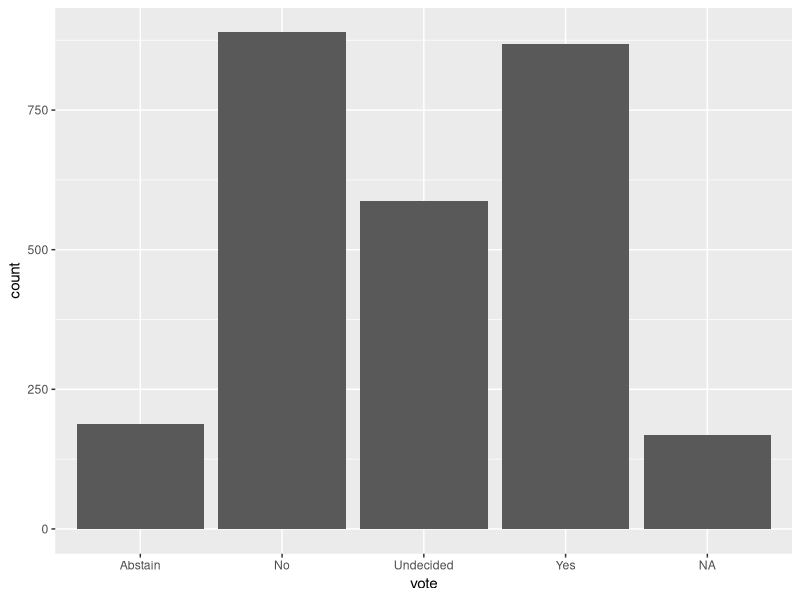
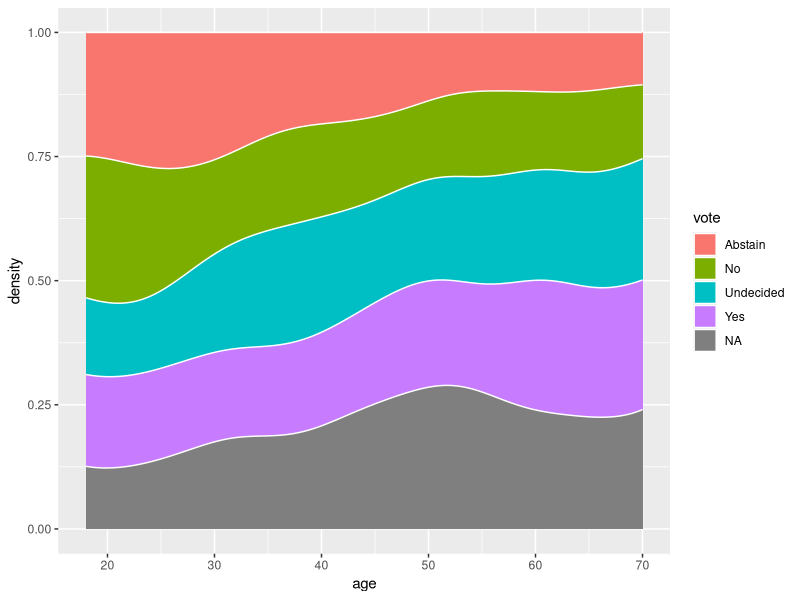
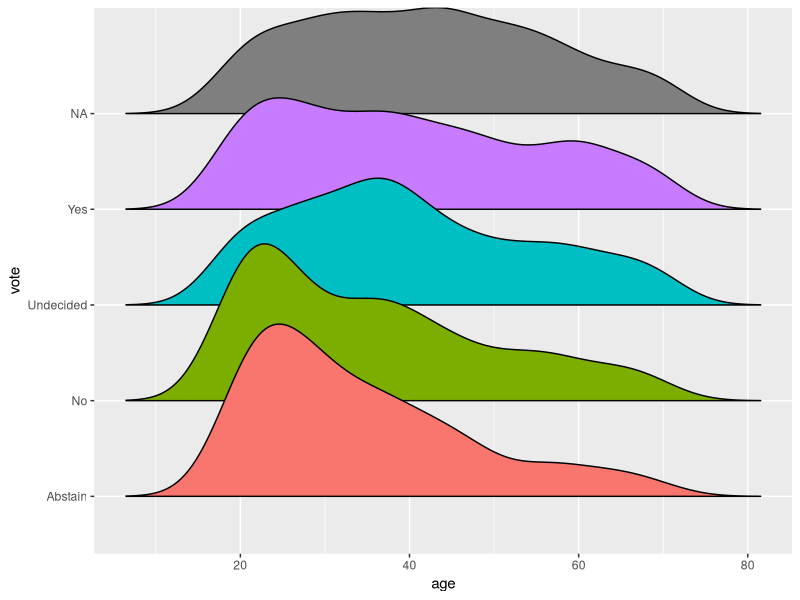
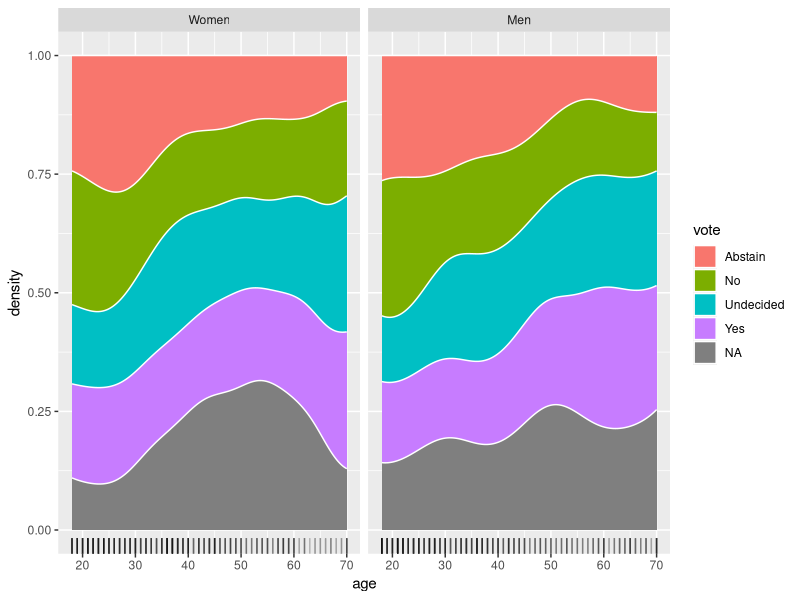
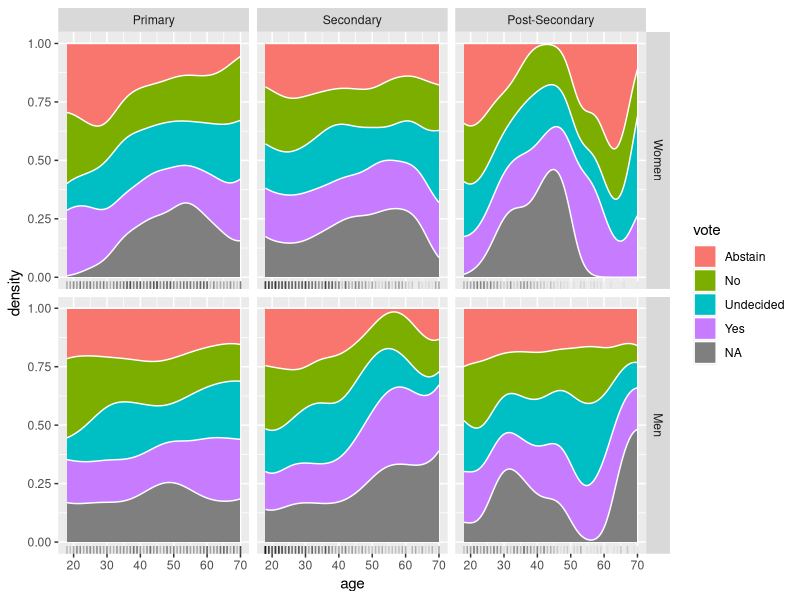
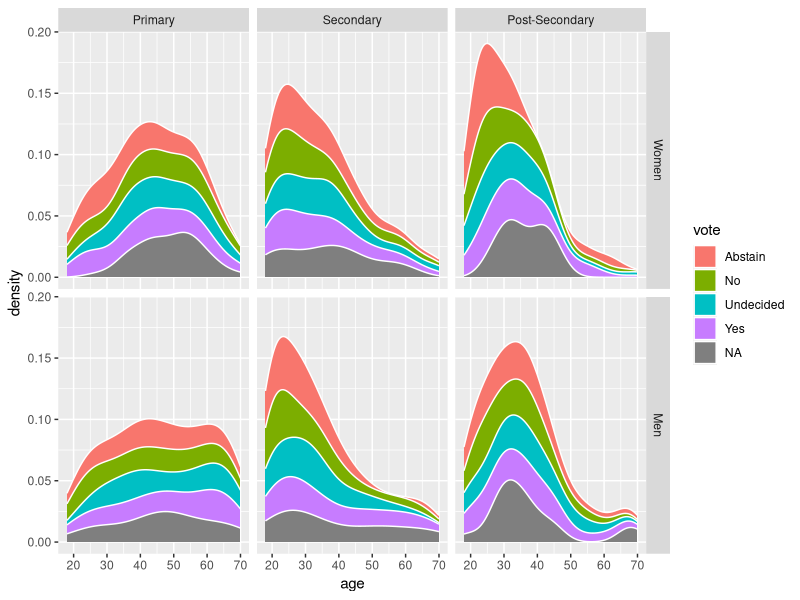
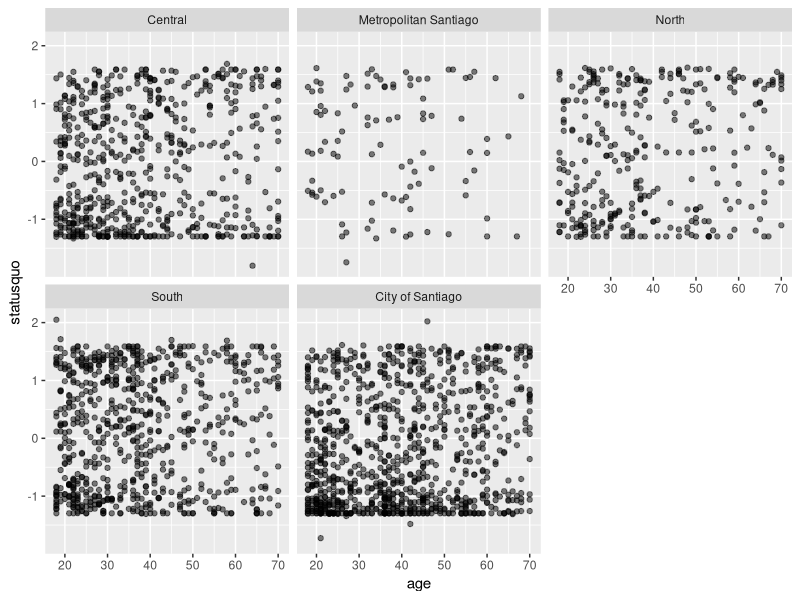
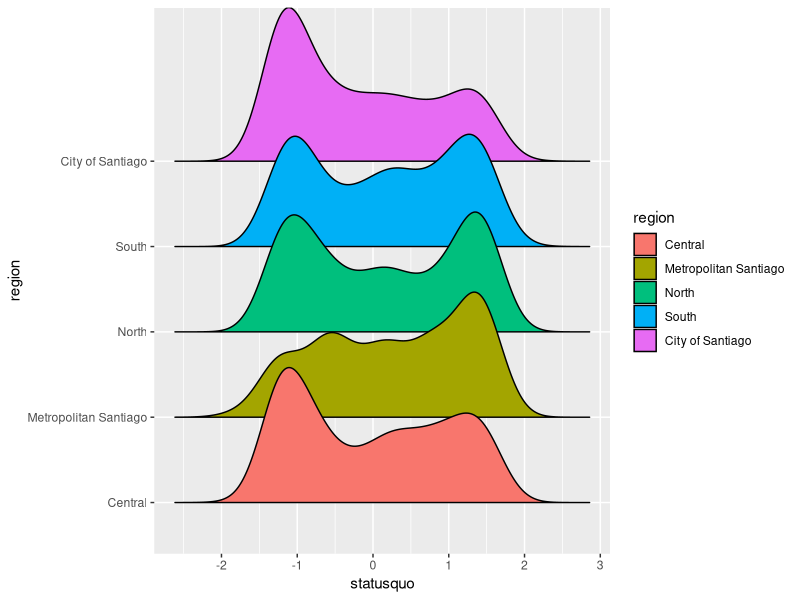

Write R code to recreate these figures, in order.
## ---- chunk 1

knitr::opts_chunk$set(
  echo = TRUE,
  message = FALSE,
  warning = FALSE,
  cache = FALSE,
  fig.align = "center",
  fig.width = 5,
  fig.height = 4,
  dev = "png"
)
options(scipen = 999)
## ---- chunk 2
data("Chile", package = "carData")
## ---- chunk 3
library(tidyverse)

Chile2 <-
  Chile %>%
  as_tibble() %>%
  mutate(
    region = factor(
      region,
      levels = c("C", "M", "N", "S", "SA"),
      labels = c(
        "Central",
        "Metropolitan Santiago",
        "North",
        "South",
        "City of Santiago"
      )
    ),
    sex = factor(
      sex,
      levels = c("F", "M"),
      labels = c("Women", "Men")
    ),
    education = factor(
      education,
      levels = c("P", "S", "PS"),
      labels = c("Primary", "Secondary", "Post-Secondary"),
      ordered = TRUE
    ),
    vote = factor(
      vote,
      levels = c("A", "N", "U", "Y"), 
      labels = c("Abstain", "No", "Undecided", "Yes")
    )
  )

Chile2
## ---- chunk 4
ggplot(Chile2, aes(vote)) +
  geom_bar()
## ---- chunk 5
ggplot(Chile2, aes(age, fill = vote)) +
  geom_density(position = "fill", col = "white")
## ---- chunk 6
# install.packages("ggridges")
library(ggridges)

ggplot(Chile2, aes(age, vote, fill = vote)) +
  geom_density_ridges2() +
  theme(legend.position = "none") # we don't need the legend here
## ---- chunk 7
ggplot(Chile2, aes(age, fill = vote)) +
  geom_density(position = "fill", col = "white") +
  geom_rug(alpha = 0.05) + # display marginal distribution
  facet_wrap("sex") 
## ---- chunk 8
Chile2 %>%
  drop_na(education) %>% # very small groups
  ggplot(aes(age, fill = vote)) +
  geom_density(position = "fill", col = "white") +
  geom_rug(alpha = 0.05) +
  facet_grid(sex ~ education)
## ---- chunk 9
Chile2 %>%
  drop_na(education) %>% # very small groups
  ggplot(aes(age, fill = vote)) +
  geom_density(position = "stack", col = "white") +
  facet_grid(sex ~ education)
## ---- chunk 10
Chile2 %>%
  ggplot(aes(age, statusquo)) +
  geom_point(alpha = 0.5) +
  facet_wrap("region")
## ---- chunk 11
Chile2 %>%
  ggplot(aes(statusquo, region, fill = region)) +
  geom_density_ridges2()
